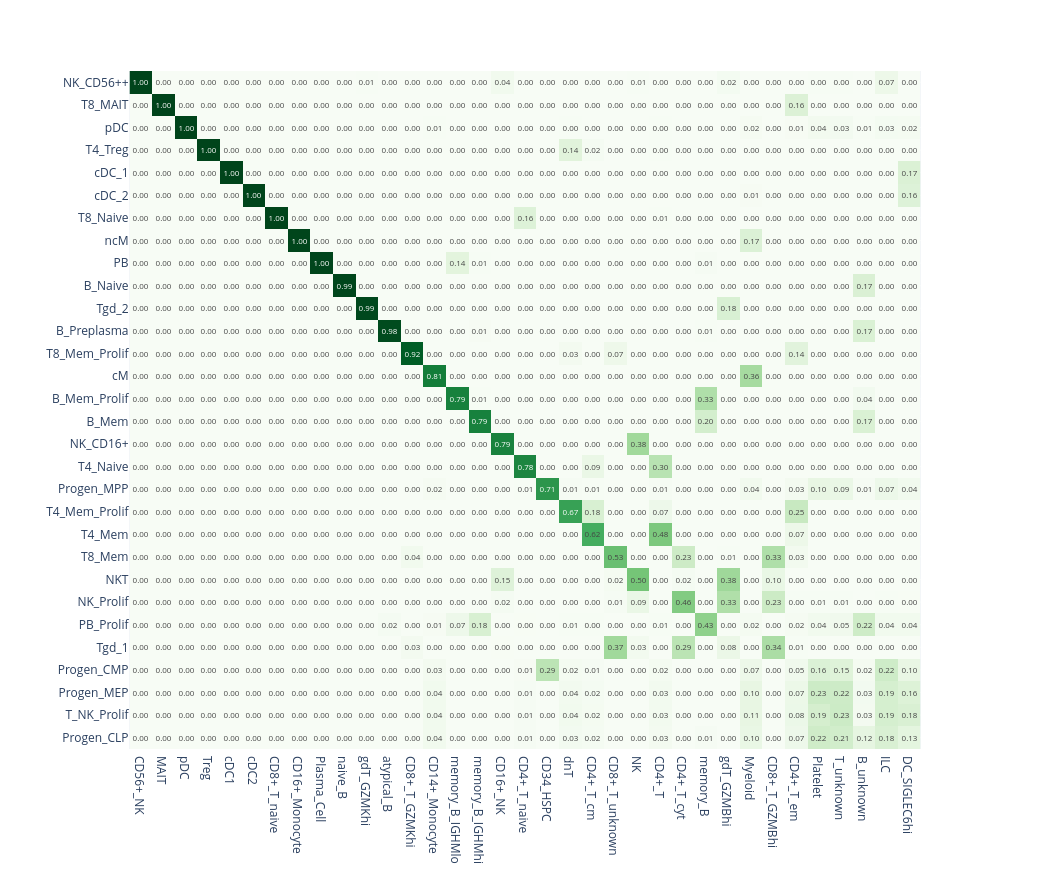

The notebook cell this image was saved under:
### Code cell
fig = plot_cluster_mapping(cluster_mapping, show=False)
# Interactive plotly plot isn't shown on GitHub
fig

### Figure 1 — Plotly figure (JSON) as saved in the notebook; plotly's stock layout.template omitted (floating-point values rounded to 4 significant figures; data arrays with more than 128 entries replaced by an {"elided": "..."} marker saying what was removed)
{"data": [{"coloraxis": "coloraxis", "hovertemplate": "x: %{x}<br>y: %{y}<br>color: %{z}<extra></extra>", "name": "0", "texttemplate": "%{z:.2f}", "type": "heatmap", "x": ["CD56+_NK", "MAIT", "pDC", "Treg", "cDC1", "cDC2", "CD8+_T_naive", "CD16+_Monocyte", "Plasma_Cell", "naive_B", "gdT_GZMKhi", "atypical_B", "CD8+_T_GZMKhi", "CD14+_Monocyte", "memory_B_IGHMlo", "memory_B_IGHMhi", "CD16+_NK", "CD4+_T_naive", "CD34_HSPC", "dnT", "CD4+_T_cm", "CD8+_T_unknown", "NK", "CD4+_T", "CD4+_T_cyt", "memory_B", "gdT_GZMBhi", "Myeloid", "CD8+_T_GZMBhi", "CD4+_T_em", "Platelet", "T_unknown", "B_unknown", "ILC", "DC_SIGLEC6hi"], "xaxis": "x", "y": ["NK_CD56++", "T8_MAIT", "pDC", "T4_Treg", "cDC_1", "cDC_2", "T8_Naive", "ncM", "PB", "B_Naive", "Tgd_2", "B_Preplasma", "T8_Mem_Prolif", "cM", "B_Mem_Prolif", "B_Mem", "NK_CD16+", "T4_Naive", "Progen_MPP", "T4_Mem_Prolif", "T4_Mem", "T8_Mem", "NKT", "NK_Prolif", "PB_Prolif", "Tgd_1", "Progen_CMP", "Progen_MEP", "T_NK_Prolif", "Progen_CLP"], "yaxis": "y", "z": {"elided": "30x35 float values"}}], "layout": {"autosize": false, "coloraxis": {"colorscale": [[0, "rgb(247,252,245)"], [0.125, "rgb(229,245,224)"], [0.25, "rgb(199,233,192)"], [0.375, "rgb(161,217,155)"], [0.5, "rgb(116,196,118)"], [0.625, "rgb(65,171,93)"], [0.75, "rgb(35,139,69)"], [0.875, "rgb(0,109,44)"], [1, "rgb(0,68,27)"]], "showscale": false}, "height": 875, "margin": {"t": 60}, "width": 1050, "xaxis": {"anchor": "y", "autorange": true, "constrain": "domain", "domain": [0.05562, 0.9444], "range": [-0.5, 34.5], "scaleanchor": "y", "type": "category"}, "yaxis": {"anchor": "x", "autorange": true, "constrain": "domain", "domain": [0.0007364, 0.9993], "range": [29.5, -0.5], "type": "category"}}}
